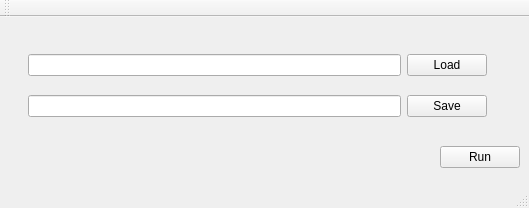
<?xml version="1.0" encoding="UTF-8"?>
<ui version="4.0">
 <class>EQCCheck</class>
 <widget class="QMainWindow" name="EQCCheck">
  <property name="geometry">
   <rect>
    <x>0</x>
    <y>0</y>
    <width>529</width>
    <height>208</height>
   </rect>
  </property>
  <property name="windowTitle">
   <string>EQCCHECK</string>
  </property>
  <widget class="QWidget" name="centralwidget">
   <layout class="QVBoxLayout" name="verticalLayout">
    <item>
     <layout class="QGridLayout" name="gridLayout">
      <property name="sizeConstraint">
       <enum>QLayout::SetMinAndMaxSize</enum>
      </property>
      <property name="leftMargin">
       <number>19</number>
      </property>
      <property name="topMargin">
       <number>21</number>
      </property>
      <property name="rightMargin">
       <number>33</number>
      </property>
      <property name="bottomMargin">
       <number>16</number>
      </property>
      <property name="horizontalSpacing">
       <number>6</number>
      </property>
      <property name="verticalSpacing">
       <number>19</number>
      </property>
      <item row="0" column="1">
       <widget class="QPushButton" name="Load">
        <property name="enabled">
         <bool>true</bool>
        </property>
        <property name="sizePolicy">
         <sizepolicy hsizetype="Minimum" vsizetype="Fixed">
          <horstretch>0</horstretch>
          <verstretch>0</verstretch>
         </sizepolicy>
        </property>
        <property name="baseSize">
         <size>
          <width>0</width>
          <height>0</height>
         </size>
        </property>
        <property name="font">
         <font>
          <pointsize>9</pointsize>
         </font>
        </property>
        <property name="text">
         <string>Load</string>
        </property>
        <property name="autoRepeatDelay">
         <number>100</number>
        </property>
       </widget>
      </item>
      <item row="0" column="0">
       <widget class="QLineEdit" name="LoadCSV">
        <property name="inputMethodHints">
         <set>Qt::ImhPreferUppercase</set>
        </property>
       </widget>
      </item>
      <item row="1" column="0">
       <widget class="QLineEdit" name="SaveCSV"/>
      </item>
      <item row="1" column="1">
       <widget class="QPushButton" name="Save">
        <property name="text">
         <string>Save</string>
        </property>
       </widget>
      </item>
     </layout>
    </item>
    <item>
     <layout class="QGridLayout" name="gridLayout_2">
      <item row="0" column="0">
       <spacer name="horizontalSpacer">
        <property name="orientation">
         <enum>Qt::Horizontal</enum>
        </property>
        <property name="sizeHint" stdset="0">
         <size>
          <width>348</width>
          <height>20</height>
         </size>
        </property>
       </spacer>
      </item>
      <item row="0" column="1">
       <widget class="QPushButton" name="Run">
        <property name="text">
         <string>Run</string>
        </property>
       </widget>
      </item>
     </layout>
    </item>
   </layout>
  </widget>
  <widget class="QMenuBar" name="menubar">
   <property name="geometry">
    <rect>
     <x>0</x>
     <y>0</y>
     <width>529</width>
     <height>23</height>
    </rect>
   </property>
  </widget>
  <widget class="QToolBar" name="toolBar">
   <property name="windowTitle">
    <string>toolBar</string>
   </property>
   <attribute name="toolBarArea">
    <enum>TopToolBarArea</enum>
   </attribute>
   <attribute name="toolBarBreak">
    <bool>false</bool>
   </attribute>
  </widget>
  <widget class="QStatusBar" name="statusBar"/>
 </widget>
 <resources/>
 <connections/>
</ui>
